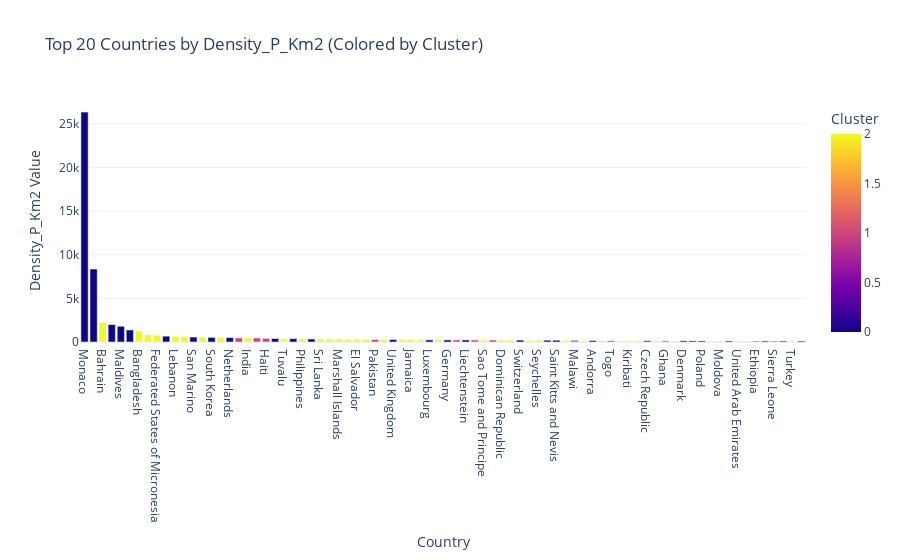
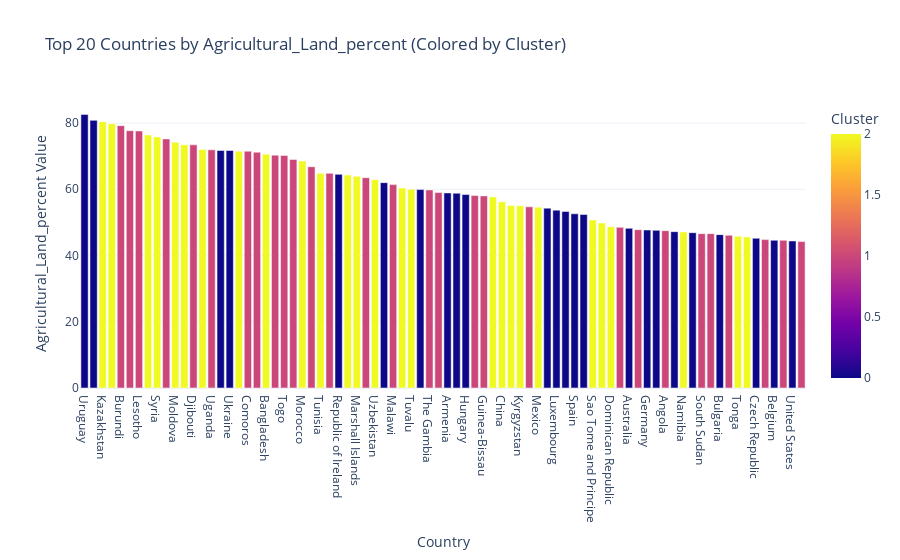
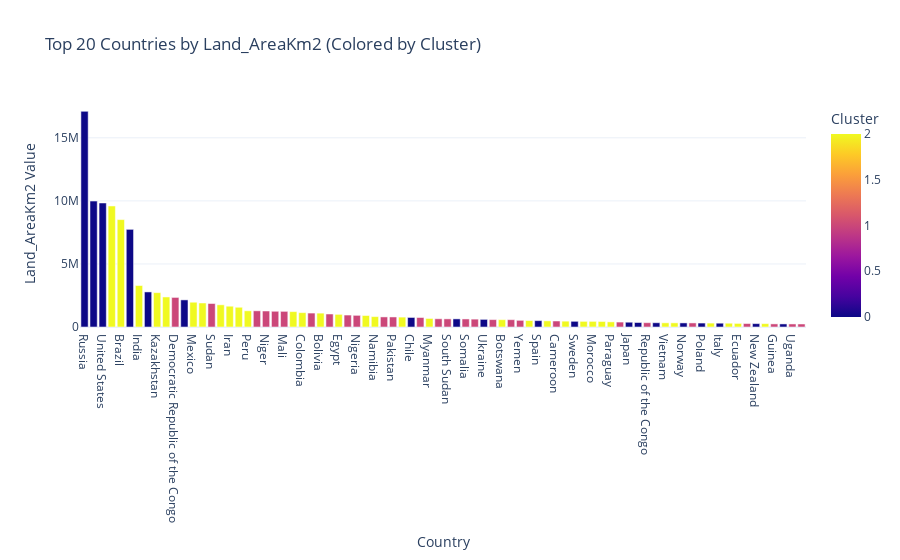
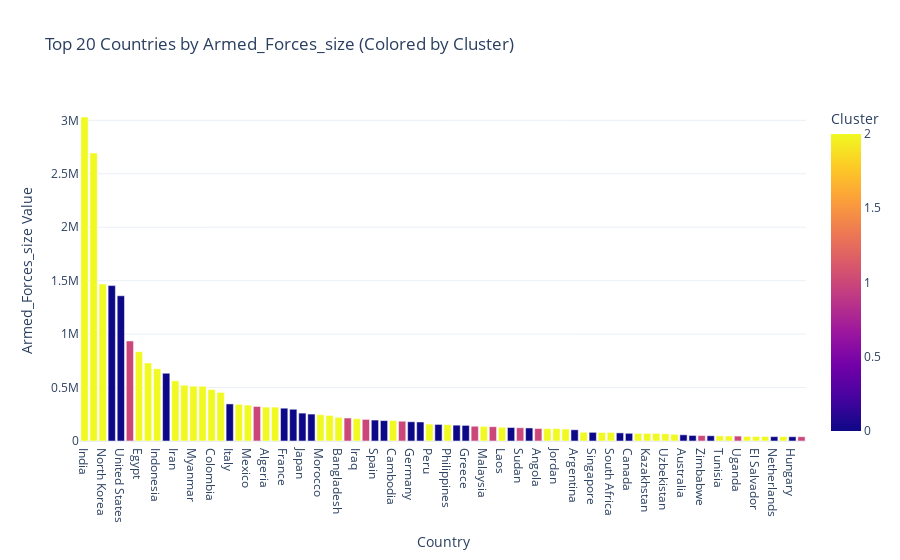

Write notebook code for charts like these, in order.
### Code cell
import pandas as pd
import plotly.express as px

# Load the original data
data_path = r'C:\Users\mrosk\OneDrive\Desktop\eda-visualization-country\data\cleaned_global_country_data.csv'
df_original = pd.read_csv(data_path)

# Ensure 'Country' is in the DataFrame (adjust this line if necessary)
if 'Country' not in df_original.columns:
    raise ValueError("'Country' column is missing from the DataFrame.")

# Add the cluster labels to the original data
df_original['Cluster'] = kmeans_labels  # Assuming 'kmeans_labels' contains your cluster labels

# Filter out non-numeric features if needed
numeric_features = df_original.select_dtypes(include=['float64', 'int64']).columns

# Define a color map for the clusters
cluster_color_map = {0: 'red', 1: 'green', 2: 'blue'}

# Create and save the bar plots for each feature
for feature in numeric_features:
    # Get the top 20 countries for this feature
    top_20 = df_original[['Country', feature, 'Cluster']].sort_values(by=feature, ascending=False).head(80)

    # Create a bar plot with cluster-based coloring
    fig = px.bar(top_20, x='Country', y=feature, color='Cluster',
                 color_discrete_map=cluster_color_map,
                 title=f'Top 20 Countries by {feature} (Colored by Cluster)',
                 labels={feature: f'{feature} Value'},
                 template='plotly_white')

    # Save the figure as an image
    fig.write_image(fr'C:\Users\mrosk\OneDrive\Desktop\eda-visualization-country\reports\figures\Clustering\top_20_{feature}_by_cluster.png')

    # Optionally display the figure in the notebook
    fig.show()

    # Print the value counts for each cluster in the top 20 for this feature
    cluster_value_counts = top_20['Cluster'].value_counts().sort_index()
    print(f"\nValue Counts for {feature}:")
    print(cluster_value_counts)
    print("\n" + "-"*50 + "\n")

### Figure 1 — Plotly figure (JSON) as saved in the notebook; plotly's stock layout.template omitted (floating-point values rounded to 4 significant figures)
{"data": [{"alignmentgroup": "True", "hovertemplate": "Country=%{x}<br>Density_P_Km2 Value=%{y}<br>Cluster=%{marker.color}<extra></extra>", "legendgroup": "", "marker": {"color": [0, 0, 2, 0, 0, 0, 2, 2, 2, 0, 2, 2, 0, 2, 0, 2, 0, 1, 2, 1, 1, 0, 2, 0, 2, 0, 2, 2, 2, 2, 2, 2, 1, 2, 0, 2, 2, 2, 0, 2, 0, 1, 0, 1, 2, 1, 2, 2, 0, 2, 2, 0, 0, 2, 1, 2, 0, 2, 1, 2, 2, 2, 0, 2, 1, 2, 0, 0, 0, 2, 2, 0, 2, 2, 1, 0, 1, 0, 2, 0], "coloraxis": "coloraxis", "pattern": {"shape": ""}}, "name": "", "offsetgroup": "", "orientation": "v", "showlegend": false, "textposition": "auto", "type": "bar", "x": ["Monaco", "Singapore", "Bahrain", "Vatican City", "Maldives", "Malta", "Bangladesh", "Palestinian National Authority", "Federated States of Micronesia", "Barbados", "Lebanon", "Mauritius", "San Marino", "Nauru", "South Korea", "Rwanda", "Netherlands", "Comoros", "India", "Burundi", "Haiti", "Israel", "Tuvalu", "Belgium", "Philippines", "Japan", "Sri Lanka", "Grenada", "Marshall Islands", "Vietnam", "El Salvador", "Saint Lucia", "Pakistan", "Saint Vincent and the Grenadines", "United Kingdom", "Trinidad and Tobago", "Jamaica", "Qatar", "Luxembourg", "Kuwait", "Germany", "The Gambia", "Liechtenstein", "Uganda", "Sao Tome and Principe", "Nigeria", "Dominican Republic", "Antigua and Barbuda", "Switzerland", "North Korea", "Seychelles", "Italy", "Saint Kitts and Nevis", "Nepal", "Malawi", "Guatemala", "Andorra", "China", "Togo", "Indonesia", "Kiribati", "Tonga", "Czech Republic", "Cape Verde", "Ghana", "Thailand", "Denmark", "Cyprus", "Poland", "Azerbaijan", "Moldova", "France", "United Arab Emirates", "Jordan", "Ethiopia", "Slovakia", "Sierra Leone", "Portugal", "Turkey", "Austria"], "xaxis": "x", "y": [26337, 8358, 2239, 2003, 1802, 1380, 1265, 847, 784, 668, 667, 626, 566, 541, 527, 525, 508, 467, 464, 463, 414, 400, 393, 383, 368, 347, 341, 331, 329, 314, 313, 301, 287, 284, 281, 273, 273, 248, 242, 240, 240, 239, 238, 229, 228, 226, 225, 223, 219, 214, 214, 206, 205, 203, 203, 167, 164, 153, 152, 151, 147, 147, 139, 138, 137, 137, 137, 131, 124, 123, 123, 119, 118, 115, 115, 114, 111, 111, 110, 109], "yaxis": "y"}], "layout": {"barmode": "relative", "coloraxis": {"colorbar": {"title": {"text": "Cluster"}}, "colorscale": [[0, "#0d0887"], [0.1111, "#46039f"], [0.2222, "#7201a8"], [0.3333, "#9c179e"], [0.4444, "#bd3786"], [0.5556, "#d8576b"], [0.6667, "#ed7953"], [0.7778, "#fb9f3a"], [0.8889, "#fdca26"], [1, "#f0f921"]]}, "legend": {"tracegroupgap": 0}, "title": {"text": "Top 20 Countries by Density_P_Km2 (Colored by Cluster)"}, "xaxis": {"anchor": "y", "domain": [0, 1], "title": {"text": "Country"}}, "yaxis": {"anchor": "x", "domain": [0, 1], "title": {"text": "Density_P_Km2 Value"}}}}

### Figure 2 — Plotly figure (JSON) as saved in the notebook; plotly's stock layout.template omitted (floating-point values rounded to 4 significant figures)
{"data": [{"alignmentgroup": "True", "hovertemplate": "Country=%{x}<br>Agricultural_Land_percent Value=%{y}<br>Cluster=%{marker.color}<extra></extra>", "legendgroup": "", "marker": {"color": [0, 0, 2, 2, 1, 1, 1, 2, 2, 1, 2, 2, 1, 2, 1, 0, 0, 2, 1, 1, 2, 1, 1, 1, 2, 1, 2, 1, 0, 2, 2, 1, 2, 0, 1, 2, 2, 0, 1, 1, 0, 0, 0, 1, 1, 2, 2, 2, 2, 1, 2, 0, 0, 0, 0, 0, 2, 2, 2, 1, 0, 1, 0, 0, 1, 0, 2, 0, 1, 1, 0, 1, 2, 2, 0, 1, 0, 1, 0, 1], "coloraxis": "coloraxis", "pattern": {"shape": ""}}, "name": "", "offsetgroup": "", "orientation": "v", "showlegend": false, "textposition": "auto", "type": "bar", "x": ["Uruguay", "Saudi Arabia", "Kazakhstan", "South Africa", "Burundi", "Nigeria", "Lesotho", "El Salvador", "Syria", "Eritrea", "Moldova", "Rwanda", "Djibouti", "Turkmenistan", "Uganda", "United Kingdom", "Ukraine", "Mongolia", "Comoros", "Madagascar", "Bangladesh", "Somalia", "Togo", "Ghana", "Morocco", "Haiti", "Tunisia", "Ivory Coast", "Republic of Ireland", "Lebanon", "Marshall Islands", "Mozambique", "Uzbekistan", "Denmark", "Malawi", "India", "Tuvalu", "Cuba", "The Gambia", "Guinea", "Armenia", "Romania", "Hungary", "Afghanistan", "Guinea-Bissau", "Azerbaijan", "China", "Paraguay", "Kyrgyzstan", "Sierra Leone", "Mexico", "Argentina", "Luxembourg", "Netherlands", "Spain", "France", "Sao Tome and Principe", "Turkey", "Dominican Republic", "Kenya", "Australia", "Pakistan", "Germany", "Greece", "Angola", "Lithuania", "Namibia", "Poland", "South Sudan", "Eswatini", "Bulgaria", "Senegal", "Tonga", "Botswana", "Czech Republic", "Tanzania", "Belgium", "Yemen", "United States", "Burkina Faso"], "xaxis": "x", "y": [82.6, 80.8, 80.4, 79.8, 79.2, 77.7, 77.6, 76.4, 75.8, 75.2, 74.2, 73.4, 73.4, 72, 71.9, 71.7, 71.7, 71.5, 71.5, 71.2, 70.6, 70.3, 70.2, 69, 68.5, 66.8, 64.8, 64.8, 64.5, 64.3, 63.9, 63.5, 62.9, 62, 61.4, 60.4, 60, 59.9, 59.8, 59, 58.9, 58.8, 58.4, 58.1, 58, 57.7, 56.2, 55.1, 55, 54.7, 54.6, 54.3, 53.7, 53.3, 52.6, 52.4, 50.7, 49.8, 48.7, 48.5, 48.2, 47.8, 47.7, 47.6, 47.5, 47.2, 47.1, 46.9, 46.6, 46.6, 46.3, 46.1, 45.8, 45.6, 45.2, 44.8, 44.6, 44.6, 44.4, 44.2], "yaxis": "y"}], "layout": {"barmode": "relative", "coloraxis": {"colorbar": {"title": {"text": "Cluster"}}, "colorscale": [[0, "#0d0887"], [0.1111, "#46039f"], [0.2222, "#7201a8"], [0.3333, "#9c179e"], [0.4444, "#bd3786"], [0.5556, "#d8576b"], [0.6667, "#ed7953"], [0.7778, "#fb9f3a"], [0.8889, "#fdca26"], [1, "#f0f921"]]}, "legend": {"tracegroupgap": 0}, "title": {"text": "Top 20 Countries by Agricultural_Land_percent (Colored by Cluster)"}, "xaxis": {"anchor": "y", "domain": [0, 1], "title": {"text": "Country"}}, "yaxis": {"anchor": "x", "domain": [0, 1], "title": {"text": "Agricultural_Land_percent Value"}}}}

### Figure 3 — Plotly figure (JSON) as saved in the notebook; plotly's stock layout.template omitted (floating-point values rounded to 4 significant figures)
{"data": [{"alignmentgroup": "True", "hovertemplate": "Country=%{x}<br>Land_AreaKm2 Value=%{y}<br>Cluster=%{marker.color}<extra></extra>", "legendgroup": "", "marker": {"color": [0, 0, 0, 2, 2, 0, 2, 0, 2, 2, 1, 0, 2, 2, 1, 2, 2, 2, 2, 1, 1, 1, 1, 2, 2, 1, 2, 1, 2, 1, 1, 2, 2, 1, 1, 2, 0, 1, 2, 1, 1, 0, 1, 1, 0, 1, 2, 1, 1, 2, 0, 2, 1, 2, 0, 2, 2, 2, 2, 1, 0, 0, 1, 0, 2, 2, 0, 1, 0, 2, 0, 2, 2, 1, 0, 2, 1, 0, 1, 1], "coloraxis": "coloraxis", "pattern": {"shape": ""}}, "name": "", "offsetgroup": "", "orientation": "v", "showlegend": false, "textposition": "auto", "type": "bar", "x": ["Russia", "Canada", "United States", "China", "Brazil", "Australia", "India", "Argentina", "Kazakhstan", "Algeria", "Democratic Republic of the Congo", "Saudi Arabia", "Mexico", "Indonesia", "Sudan", "Libya", "Iran", "Mongolia", "Peru", "Chad", "Niger", "Angola", "Mali", "South Africa", "Colombia", "Ethiopia", "Bolivia", "Mauritania", "Egypt", "Tanzania", "Nigeria", "Venezuela", "Namibia", "Mozambique", "Pakistan", "Turkey", "Chile", "Zambia", "Myanmar", "Afghanistan", "South Sudan", "France", "Somalia", "Central African Republic", "Ukraine", "Madagascar", "Botswana", "Kenya", "Yemen", "Thailand", "Spain", "Turkmenistan", "Cameroon", "Papua New Guinea", "Sweden", "Uzbekistan", "Morocco", "Iraq", "Paraguay", "Zimbabwe", "Japan", "Germany", "Republic of the Congo", "Finland", "Vietnam", "Malaysia", "Norway", "Ivory Coast", "Poland", "Oman", "Italy", "Philippines", "Ecuador", "Burkina Faso", "New Zealand", "Gabon", "Guinea", "United Kingdom", "Uganda", "Ghana"], "xaxis": "x", "y": [17098240, 9984670, 9833517, 9596960, 8515770, 7741220, 3287263, 2780400, 2724900, 2381741, 2344858, 2149690, 1964375, 1904569, 1861484, 1759540, 1648195, 1564116, 1285216, 1284000, 1267000, 1246700, 1240192, 1219090, 1138910, 1104300, 1098581, 1030700, 1001450, 947300, 923768, 912050, 824292, 799380, 796095, 783562, 756096, 752618, 676578, 652230, 644329, 643801, 637657, 622984, 603550, 587041, 581730, 580367, 527968, 513120, 505370, 488100, 475440, 462840, 450295, 447400, 446550, 438317, 406752, 390757, 377944, 357022, 342000, 338145, 331210, 329847, 323802, 322463, 312685, 309500, 301340, 300000, 283561, 274200, 268838, 267667, 245857, 243610, 241038, 238533], "yaxis": "y"}], "layout": {"barmode": "relative", "coloraxis": {"colorbar": {"title": {"text": "Cluster"}}, "colorscale": [[0, "#0d0887"], [0.1111, "#46039f"], [0.2222, "#7201a8"], [0.3333, "#9c179e"], [0.4444, "#bd3786"], [0.5556, "#d8576b"], [0.6667, "#ed7953"], [0.7778, "#fb9f3a"], [0.8889, "#fdca26"], [1, "#f0f921"]]}, "legend": {"tracegroupgap": 0}, "title": {"text": "Top 20 Countries by Land_AreaKm2 (Colored by Cluster)"}, "xaxis": {"anchor": "y", "domain": [0, 1], "title": {"text": "Country"}}, "yaxis": {"anchor": "x", "domain": [0, 1], "title": {"text": "Land_AreaKm2 Value"}}}}

### Figure 4 — Plotly figure (JSON) as saved in the notebook; plotly's stock layout.template omitted (floating-point values rounded to 4 significant figures)
{"data": [{"alignmentgroup": "True", "hovertemplate": "Country=%{x}<br>Armed_Forces_size Value=%{y}<br>Cluster=%{marker.color}<extra></extra>", "legendgroup": "", "marker": {"color": [2, 2, 2, 0, 0, 1, 2, 2, 2, 0, 2, 2, 2, 2, 2, 2, 0, 2, 2, 1, 2, 2, 0, 0, 0, 0, 2, 2, 2, 1, 2, 1, 0, 0, 2, 1, 0, 0, 2, 0, 2, 0, 0, 1, 2, 1, 2, 0, 1, 0, 1, 2, 2, 2, 0, 2, 0, 2, 2, 0, 0, 2, 2, 2, 2, 2, 0, 0, 1, 0, 2, 2, 1, 2, 2, 2, 0, 2, 0, 1], "coloraxis": "coloraxis", "pattern": {"shape": ""}}, "name": "", "offsetgroup": "", "orientation": "v", "showlegend": false, "textposition": "auto", "type": "bar", "x": ["India", "China", "North Korea", "Russia", "United States", "Pakistan", "Egypt", "Brazil", "Indonesia", "South Korea", "Iran", "Vietnam", "Myanmar", "Turkey", "Colombia", "Thailand", "Italy", "Venezuela", "Mexico", "Afghanistan", "Algeria", "Sri Lanka", "France", "Ukraine", "Japan", "Saudi Arabia", "Morocco", "Syria", "Bangladesh", "Nigeria", "Iraq", "Eritrea", "Spain", "Poland", "Cambodia", "South Sudan", "Germany", "Israel", "Peru", "Belarus", "Philippines", "United Kingdom", "Greece", "Ethiopia", "Malaysia", "Democratic Republic of the Congo", "Laos", "Romania", "Sudan", "Chile", "Angola", "Palestinian National Authority", "Jordan", "Nepal", "Argentina", "Azerbaijan", "Singapore", "Lebanon", "South Africa", "Cuba", "Canada", "Bolivia", "Kazakhstan", "Dominican Republic", "Uzbekistan", "United Arab Emirates", "Australia", "Portugal", "Zimbabwe", "Armenia", "Tunisia", "Oman", "Uganda", "Guatemala", "El Salvador", "Turkmenistan", "Netherlands", "Ecuador", "Hungary", "Yemen"], "xaxis": "x", "y": [3031000, 2695000, 1469000, 1454000, 1359000, 936000, 836000, 730000, 676000, 634000, 563000, 522000, 513000, 512000, 481000, 455000, 347000, 343000, 336000, 323000, 317000, 317000, 307000, 297000, 261000, 252000, 246000, 239000, 221000, 215000, 209000, 202000, 196000, 191000, 191000, 185000, 180000, 178000, 158000, 155000, 153000, 148000, 146000, 138000, 136000, 134000, 129000, 126000, 124000, 122000, 117000, 116000, 116000, 112000, 105000, 82000, 81000, 80000, 80000, 76000, 72000, 71000, 71000, 71000, 68000, 63000, 58000, 52000, 51000, 49000, 48000, 47000, 46000, 43000, 42000, 42000, 41000, 41000, 40000, 40000], "yaxis": "y"}], "layout": {"barmode": "relative", "coloraxis": {"colorbar": {"title": {"text": "Cluster"}}, "colorscale": [[0, "#0d0887"], [0.1111, "#46039f"], [0.2222, "#7201a8"], [0.3333, "#9c179e"], [0.4444, "#bd3786"], [0.5556, "#d8576b"], [0.6667, "#ed7953"], [0.7778, "#fb9f3a"], [0.8889, "#fdca26"], [1, "#f0f921"]]}, "legend": {"tracegroupgap": 0}, "title": {"text": "Top 20 Countries by Armed_Forces_size (Colored by Cluster)"}, "xaxis": {"anchor": "y", "domain": [0, 1], "title": {"text": "Country"}}, "yaxis": {"anchor": "x", "domain": [0, 1], "title": {"text": "Armed_Forces_size Value"}}}}
